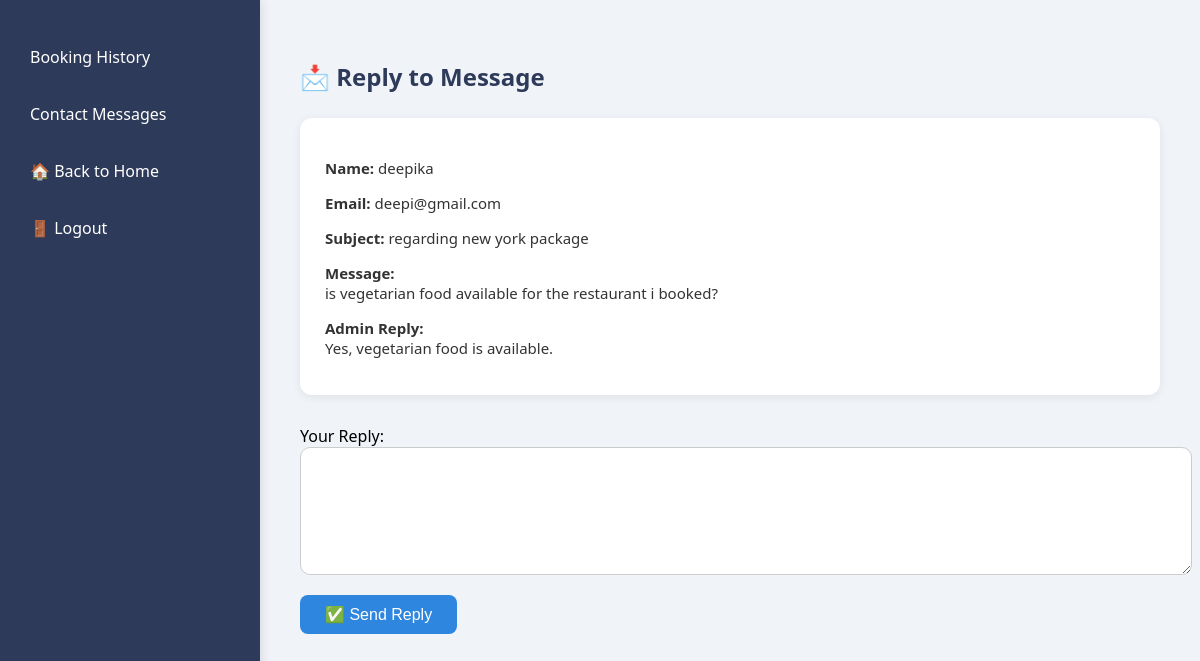
Screenshot of /reply_message.php?id=2 with the database file from the repository.
### tables this page shows
CREATE TABLE `contact` (
  `contact_id` int(11) NOT NULL,
  `name` varchar(100) NOT NULL,
  `email` varchar(100) NOT NULL,
  `subject` varchar(255) NOT NULL,
  `message` text NOT NULL,
  `submitted_at` datetime DEFAULT current_timestamp(),
  `admin_reply` text DEFAULT NULL,
  `reply_date` timestamp NULL DEFAULT NULL,
  `status` enum('Pending','Replied') DEFAULT 'Pending'
);

### reply_message.php (the view, shortened to what this page needs)
<?php
include('../includes/db_connect.php');
if (isset($_GET['id'])) {
    $contact_id = $_GET['id'];
    $query = $conn->prepare("SELECT * FROM contact WHERE contact_id = ?");
    $query->bind_param("i", $contact_id);
    $query->execute();
    $result = $query->get_result();
    $contact = $result->fetch_assoc();
}
?>
<!DOCTYPE html>
<html>
<head>
</head>
<body>
    <div class="container">
        <div class="sidebar">
            <ul>
                <li><a href="admin_booking.php">Booking History</a></li>
                <li><a href="contact_messages.php">Contact Messages</a></li>
                <li><a href="../index.php?page=home">🏠 Back to Home</a></li>
                <li><a href="logout.php">🚪 Logout</a></li>
            </ul>
        </div>
        <div class="content">
            <h2>📩 Reply to Message</h2>
            <div class="msg-info">
                <p><strong>Name:</strong> <?= htmlspecialchars($contact['name']); ?></p>
                <p><strong>Email:</strong> <?= htmlspecialchars($contact['email']); ?></p>
                <p><strong>Subject:</strong> <?= htmlspecialchars($contact['subject']); ?></p>
                <p><strong>Message:</strong><br> <?= nl2br(htmlspecialchars($contact['message'])); ?></p>
                <?php if (!empty($contact['admin_reply'])): ?>
                    <p><strong>Admin Reply:</strong><br> <?= nl2br(htmlspecialchars($contact['admin_reply'])); ?></p>
                <?php endif; ?>
            </div>
            <form method="post">
                <label for="reply">Your Reply:</label><br>
                <textarea name="reply" rows="6" required></textarea><br>
                <button type="submit">✅ Send Reply</button>
            </form>
        </div>
    </div>
</body>
</html>

### reply_message.php (style rules this page uses)
body { font-family: 'Segoe UI', Tahoma, Geneva, Verdana, sans-serif; background: #f0f4f8; margin: 0; padding: 0; }
.container { display: flex; min-height: 100vh; }
.sidebar { width: 220px; background-color: #2e3a59; padding: 20px; color: white; box-shadow: 2px 0 10px rgba(0, 0, 0, 0.1); }
.sidebar ul { list-style-type: none; padding: 0; }
.sidebar ul li { margin-bottom: 15px; }
.sidebar ul li a { color: white; text-decoration: none; font-size: 16px; display: block; padding: 10px; border-radius: 8px; transition: background-color 0.3s; }
.content { flex: 1; padding: 40px; }
.content h2 { color: #2e3a59; margin-bottom: 25px; }
.msg-info { background: white; padding: 25px; border-radius: 12px; box-shadow: 0 2px 10px rgba(0, 0, 0, 0.08); margin-bottom: 30px; }
.msg-info p { margin-bottom: 12px; font-size: 15px; color: #333; }
form textarea { width: 100%; padding: 15px; border: 1px solid #ccc; border-radius: 10px; font-size: 14px; resize: vertical; }
form button { margin-top: 15px; padding: 10px 25px; background-color: #2e86de; color: white; border: none; border-radius: 8px; font-size: 16px; cursor: pointer; transition: background-color 0.3s; }

### rows the page displays
contact: name "deepika", email "deepi@gmail.com", subject "regarding new york package", message "is vegetarian food available for the restaurant i booked?", admin_reply "Yes, vegetarian food is available."
